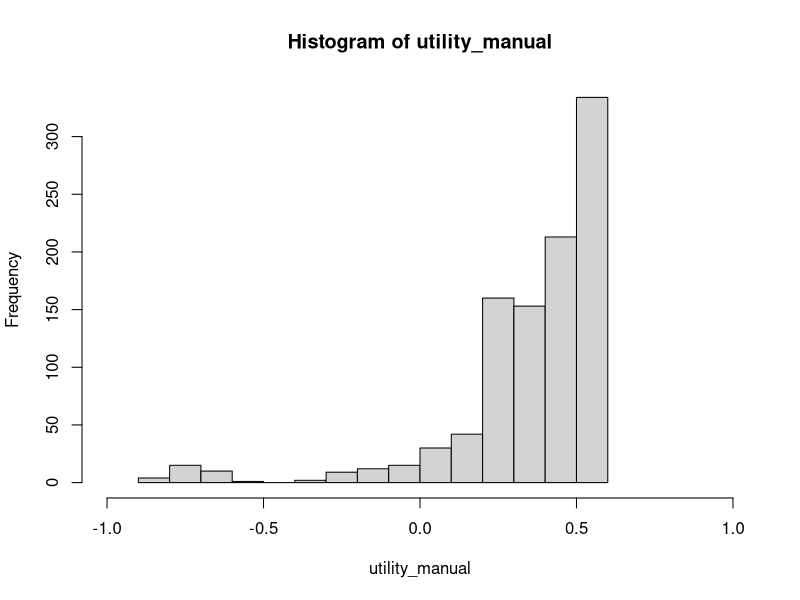
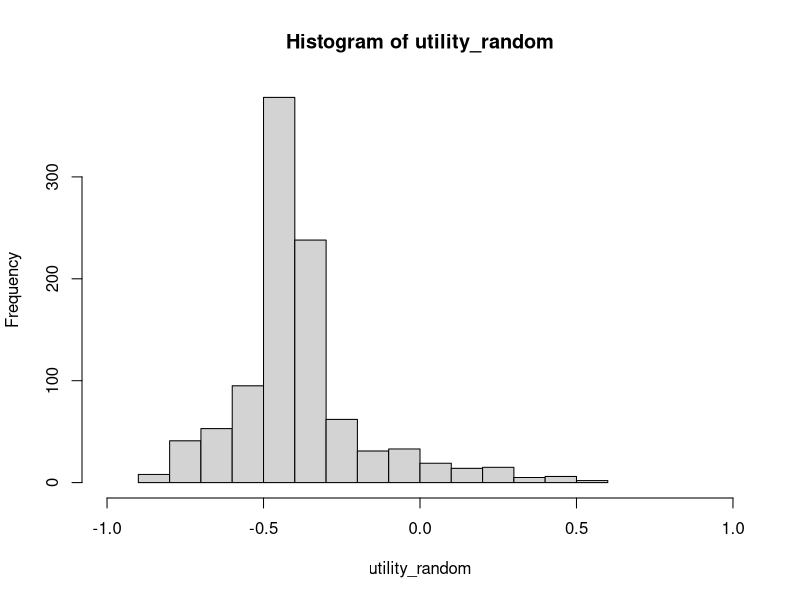
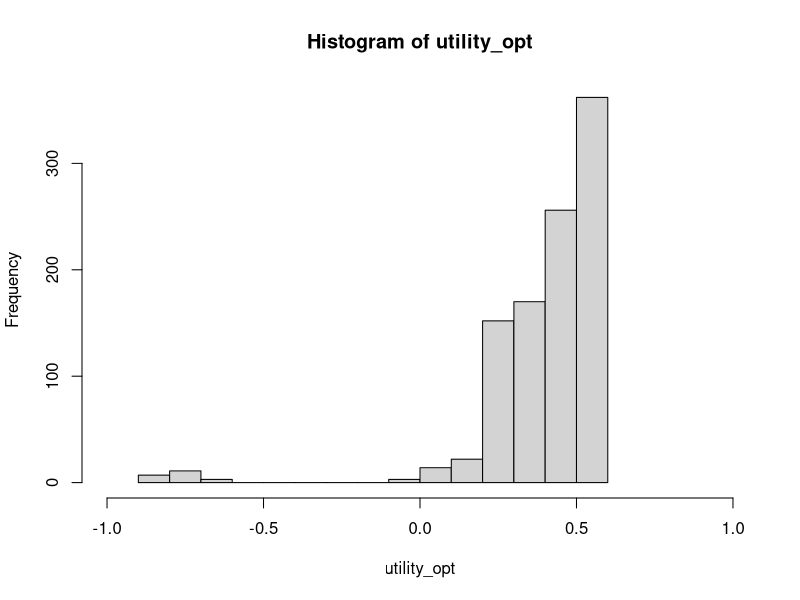

R code for these plots, in order:
## ---- chunk 1
knitr::opts_chunk$set(echo = TRUE)
knitr::opts_chunk$set(tidy = TRUE)
## ---- chunk 2
# I use capitalized variables as global constants
COLS <- 4
ROWS <- 3

S = seq_len(ROWS * COLS)

LAYOUT <- matrix(S, nrow = ROWS , ncol = COLS)
LAYOUT
## ---- chunk 3
show_layout <- function(x) {
  x <- matrix(x, ncol = COLS, nrow = ROWS, 
    dimnames = list(row = seq_len(ROWS), col = seq_len(COLS)))
  x[rev(seq_len(ROWS)), ]
  }

show_layout(LAYOUT)
## ---- chunk 4
rc_to_s <- function(rc)
  LAYOUT[rbind(rc)]

s_to_rc <-
  function(s)
    drop(which(LAYOUT == s, arr.ind = TRUE, useNames = FALSE))
  
    
rc_to_s(c(3, 4))
s_to_rc(12)
## ---- chunk 5
A = c('Up', 'Right', 'Down', 'Left', 'None')

actions <- function(s) { 
  
  # absorbing states
  if(s == 11 || s == 12) return('None')
  
  # illegal state
  if(s == 5) return('None')
  
  # regular states
  rc <- s_to_rc(s)
  c(
    if(rc[1] < ROWS) 'Up', 
    if(rc[2] < COLS) 'Right',
    if(rc[1] > 1) 'Down',
    if(rc[2] > 1) 'Left'
  )
}
     
lapply(S, actions)
## ---- chunk 6
calc_transition <- function(s, action) {
  action <- match.arg(action, choices = A)
  
  if(length(s) > 1) return(t(sapply(s, calc_transition, action = action)))
  
  # deal with absorbing and illegal state
  if(s == 11 || s == 12 || s == 5 || action == 'None') {
    P <- rep(0, length(S))
    P[s] <- 1
    return(P)    
  }
  
  action_to_delta <- list(
    'Up' = c(+1, 0),
    'Down' = c(-1, 0),
    'Right' = c(0, +1),
    'Left' = c(0, -1)
    )
  delta <- action_to_delta[[action]]
  dr <- delta[1]
  dc <- delta[2]
   
  rc <- s_to_rc(s)
  r <- rc[1]
  c <- rc[2]
  
  if(dr != 0 && dc != 0) 
    stop("You can only go up/down or right/left!")
  
  P <- matrix(0, nrow = ROWS, ncol = COLS)
  
  # UP/DOWN
  if(dr != 0) {
    new_r <- r + dr
    if(new_r > ROWS || new_r < 1) new_r <- r
    ## can't got to (2, 2)
    if(new_r == 2 && c  == 2) new_r <- r
    P[new_r, c] <- .8
    
    if(c < COLS & !(r == 2 & (c + 1) == 2)) 
      P[r, c + 1] <- .1 else P[r, c] <- P[r, c] + .1 
    if(c > 1 & !(r == 2 & (c - 1) == 2)) 
      P[r, c - 1] <- .1 else P[r, c] <- P[r, c] + .1 
  }
  
  # RIGHT/LEFT
  if(dc != 0) {
    new_c <- c + dc
    if(new_c > COLS || new_c < 1) new_c <- c
    ## can't got to (2, 2)
    if(r == 2 && new_c  == 2) new_c <- c
    P[r, new_c] <- .8
    
    if(r < ROWS & !((r + 1) == 2 & c  == 2)) 
      P[r + 1, c] <- .1 else P[r, c] <- P[r, c] + .1 
    if(r > 1 & !((r - 1) == 2 & c == 2)) 
      P[r - 1, c] <- .1 else P[r, c] <- P[r, c] + .1 
  }
  
  as.vector(P)
}

calc_transition(1, 'Up')
show_layout(calc_transition(1, 'Up'))

### can't go to (2, 2)
show_layout(calc_transition(2, 'Right'))
## ---- chunk 7
calc_transition(S, action = 'Right')
## ---- chunk 8
P_matrices <- lapply(A, FUN = function(a) calc_transition(S, a))
names(P_matrices) <- A
str(P_matrices)
## ---- chunk 9
P <- function(sp, s, a) P_matrices[[a]][s, sp]

P(2, 1, 'Up')
P(5, 4, 'Up')
## ---- chunk 10
R <- function(s, a, s_prime) {
  ## no more reward when we in 11 or 12.
  if(a == 'None' || s == 11 || s == 12) return(0)
  
  ## transition to the absorbing states.
  if(s_prime == 12) return(+1)
  if(s_prime == 11) return(-1)
  
  ## cost for each move
  return(-0.04)
}

R(1, 'Up', 2)
R(9, 'Right', 12)
R(12, 'None', 12)
## ---- chunk 11
pi_manual <- rep('Up', times = length(S))
pi_manual[c(3, 6, 9)] <- 'Right'
show_layout(pi_manual)
## ---- chunk 12
set.seed(1234)
create_random_policy <-
  function()
    sapply(
      S,
      FUN = function(s)
        sample(actions(s), 1)
    )

pi_random <- create_random_policy()
show_layout(pi_random)
## ---- chunk 13
GAMMA <- 0.9
## ---- chunk 14
sample_transition <- function(s, a)
  sample(S, size = 1, prob = P_matrices[[a]][s,])

sample_transition(1, 'Up')

table(replicate(n = 100, sample_transition(1, 'Up')))
## ---- chunk 15
simulate_utility <- function(pi, s0 = 1) {
  s <- s0
  U <- 0
  t <- 0
  
  while (TRUE) {
    ## get action from policy
    a <- pi[s]
    
    ## sample a transition given the action from the policy
    s_prime <- sample_transition(s, a)
    
    ##
    U <- U + GAMMA ^ t * R(s, a, s_prime)
    
    s <- s_prime
    t <- t + 1
    
    ## reached an absorbing state?
    if (s == 11 || s == 12 || s == 5)
      break
  }
  
  U
}

simulate_utilities <- function(pi, s0 = 1, N = 1000)
  replicate(N, simulate_utility(pi, s0))
## ---- chunk 16
utility_manual <- simulate_utilities(pi_manual)

# expected utility
mean(utility_manual)
hist(utility_manual, xlim = c(-1, 1))
## ---- chunk 17
utility_random <- simulate_utilities(pi_random)

# expected utility
mean(utility_random)
hist(utility_random, xlim = c(-1, 1))
## ---- chunk 18
U_manual <-
  sapply(
    S,
    FUN = function(s)
      mean(simulate_utilities(pi_manual, s0 = s))
  )
show_layout(U_manual)
## ---- chunk 19
U_random <-
  sapply(
    S,
    FUN = function(s)
      mean(simulate_utilities(pi_random, s0 = s))
  )
show_layout(U_random)
## ---- chunk 20
Q_value <- function(s, a, U) {
  if(!(a %in% actions(s))) return(NA)
  
  sum(sapply(
    S,
    FUN = function(sp)
      P(sp, s, a) * (R(s, a, sp) + GAMMA * U[sp])
  ))
}
## ---- chunk 21
value_iteration <- function(eps, verbose = FALSE) {
  U_prime <- rep(0, times = length(S))
  i <- 1L
   
  while (TRUE) {
    if(verbose) cat("Iteration:", i)
    #cat("U:", U_prime, "\n")
    
    U <- U_prime
    delta <- 0
    
    for (s in S) {
      U_prime[s] <- max(sapply(
        actions(s),
        FUN = function(a)
          Q_value(s, a, U)
      ))
      delta <- max(delta, abs(U_prime[s] - U[s]))
    }
    
    if(verbose) cat(" -> delta:", delta, "\n")
    
    if (delta <= eps * (1 - GAMMA) / GAMMA)
      break
    
  i <- i + 1L  
  }
  
  cat("Iterations needed:", i, "\n")
  
  U
}
## ---- chunk 22
U <- value_iteration(eps = 0.001)
show_layout(U)
## ---- chunk 23
sapply(A, FUN = function(a) Q_value(s = 1, a, U = U))
## ---- chunk 24
Q_value_vec <- Vectorize(Q_value, vectorize.args = c("s", "a"))

QVs <- outer(S, A, FUN = function(s, a) Q_value_vec(s, a, U = U))
colnames(QVs) <- A

pi_star <- A[apply(QVs, MARGIN = 1, which.max)]
## ---- chunk 25
show_layout(pi_star)
## ---- chunk 26
utility_opt <- simulate_utilities(pi_star)

# expected utility
mean(utility_opt)
hist(utility_opt, xlim = c(-1, 1))
## ---- chunk 27
c(
  random = mean(utility_random), 
  manual = mean(utility_manual), 
  opt = mean(utility_opt))
## ---- chunk 28
show_layout(abs(U_manual - U)) 
## ---- chunk 29
max(abs(U_manual - U))
which.max(abs(U_manual - U))
## ---- chunk 30
approx_policy_evaluation <- function(pi, U = NULL, N = 10) {
  # start with all 0s if no previous U is given
  if (is.null(U))
    U <- rep(0, times = length(S))
  
  for (i in seq_len(N)) {
    for (s in S) {
      U[s] = sum(sapply(
        S,
        FUN = function(s_prime) {
          P(s_prime, s, pi[s]) * (R(s, pi[s], s_prime) + GAMMA * U[s_prime])
        }
      ))
    }
  }
  U
}
## ---- chunk 31
approx_policy_evaluation(pi_random)
approx_policy_evaluation(pi_manual)
## ---- chunk 32
policy_iteration <- function() {
  U <- rep(0, times = length(S))
  pi <- create_random_policy()
  
  while (TRUE) {
    U <- approx_policy_evaluation(pi, U)
    unchanged <- TRUE
    for (s in S) {
      actns <- actions(s)
      a <- actns[which.max(sapply(actns, FUN = function(a) Q_value(s, a, U)))]
      if (Q_value(s, a, U) > Q_value(s, pi[s], U)) {
        pi[s] <- a
        unchanged <- FALSE
      }
    }
    
    if(unchanged) break
  }
  pi
}
## ---- chunk 33
pi_opt_policy_it <- policy_iteration()
show_layout(pi_opt_policy_it)
